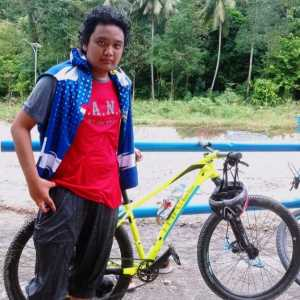
#> input picture TUGAS_4/filter_Unsharp_masking_and_filter_laplacian_domain_frekuensi_and_selective_filter/prototype211.jpg, 300 x 300 px
$ python 'filter Unsharp masking, filter laplacian domain frekuensi dan selective filter.py'
#> lines starting #> are read from the running program, lines starting #| are printed output that depends on the picture; after the words box and inside, x2 and y2 are one past the last pixel; in counts of white or black regions, pixels touching at a corner belong together
import cv2
import numpy as np

# Load gambar
img = cv2.imread('prototype211.jpg')
#> img is the input picture: shape (300, 300, 3); mean B, G, R 116.2, 118.2, 120.8

# Konversi ke grayscale
gray = cv2.cvtColor(img, cv2.COLOR_BGR2GRAY)
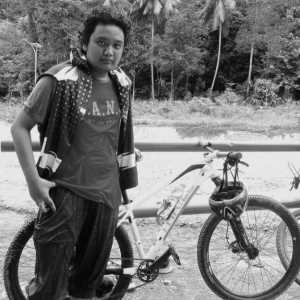
#> gray: shape (300, 300); min 0, max 253, mean 118.8

# Filter Unsharp Masking
blur = cv2.GaussianBlur(gray, (0, 0), 3)
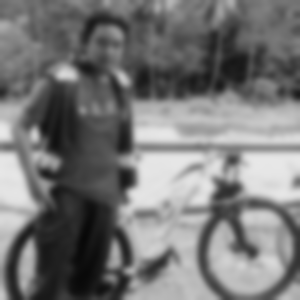
#> blur: shape (300, 300); min 8, max 232, mean 118.7
unsharp_mask = cv2.addWeighted(gray, 1.5, blur, -0.5, 0)
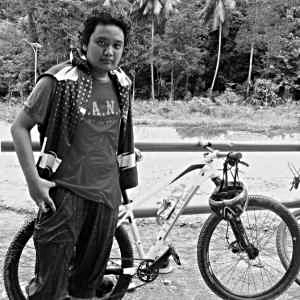
#> unsharp_mask: shape (300, 300); min 0, max 255, mean 118.8

# Filter Laplacian Domain Frekuensi
dft = cv2.dft(np.float32(gray), flags=cv2.DFT_COMPLEX_OUTPUT)
dft_shift = np.fft.fftshift(dft)
rows, cols = gray.shape
#> rows = 300; cols = 300
crow, ccol = rows // 2, cols // 2
#> crow = 150; ccol = 150
mask = np.zeros((rows, cols, 2), np.uint8)
mask[crow - 30:crow + 30, ccol - 30:ccol + 30] = 1
fshift = dft_shift * mask
f_ishift = np.fft.ifftshift(fshift)
img_back = cv2.idft(f_ishift)
img_back = cv2.magnitude(img_back[:, :, 0], img_back[:, :, 1])
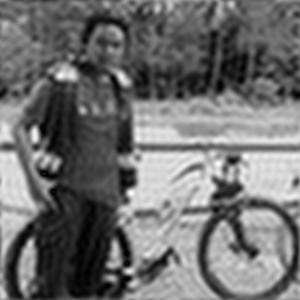
#> img_back: shape (300, 300) float32; min 15066.2, max 24223696, mean 10693037; drawn with min black and max white

# Selective Filtering
clahe = cv2.createCLAHE(clipLimit=2.0, tileGridSize=(8, 8))
clahe_img = clahe.apply(gray)
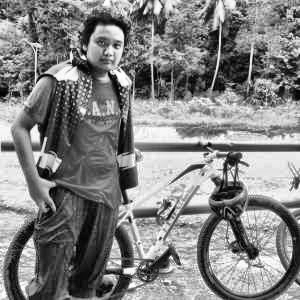
#> clahe_img: shape (300, 300); min 0, max 255, mean 130.4
adaptive_threshold = cv2.adaptiveThreshold(clahe_img, 255, cv2.ADAPTIVE_THRESH_GAUSSIAN_C, cv2.THRESH_BINARY, 31, 2)
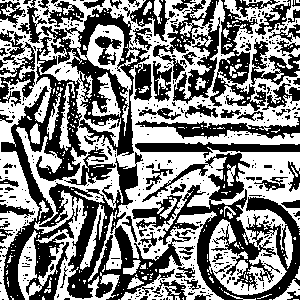
#> adaptive_threshold: shape (300, 300); 51.7% white; 490 black regions (411 under 20 px), largest, box (x1, y1, x2, y2) and area: (1, 8, 152, 300) 11463, (142, 153, 300, 300) 6688, (39, 152, 191, 300) 5789

# Menampilkan gambar hasil
cv2.imshow('Original', img)
cv2.imshow('Unsharp Masking', unsharp_mask)
cv2.imshow('Laplacian Domain Frekuensi', img_back)
cv2.imshow('Selective Filtering', adaptive_threshold)

cv2.waitKey(0)
cv2.destroyAllWindows()
